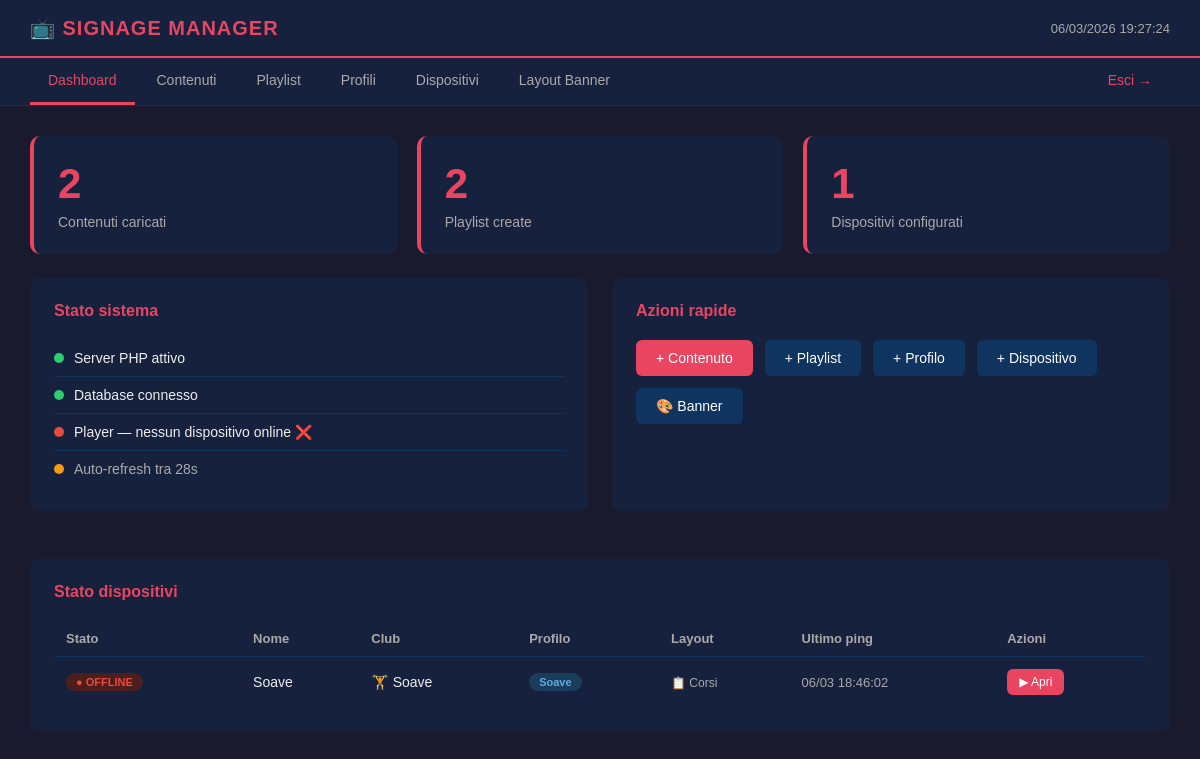
/ (signed in), run on an earlier commit of the app's database.
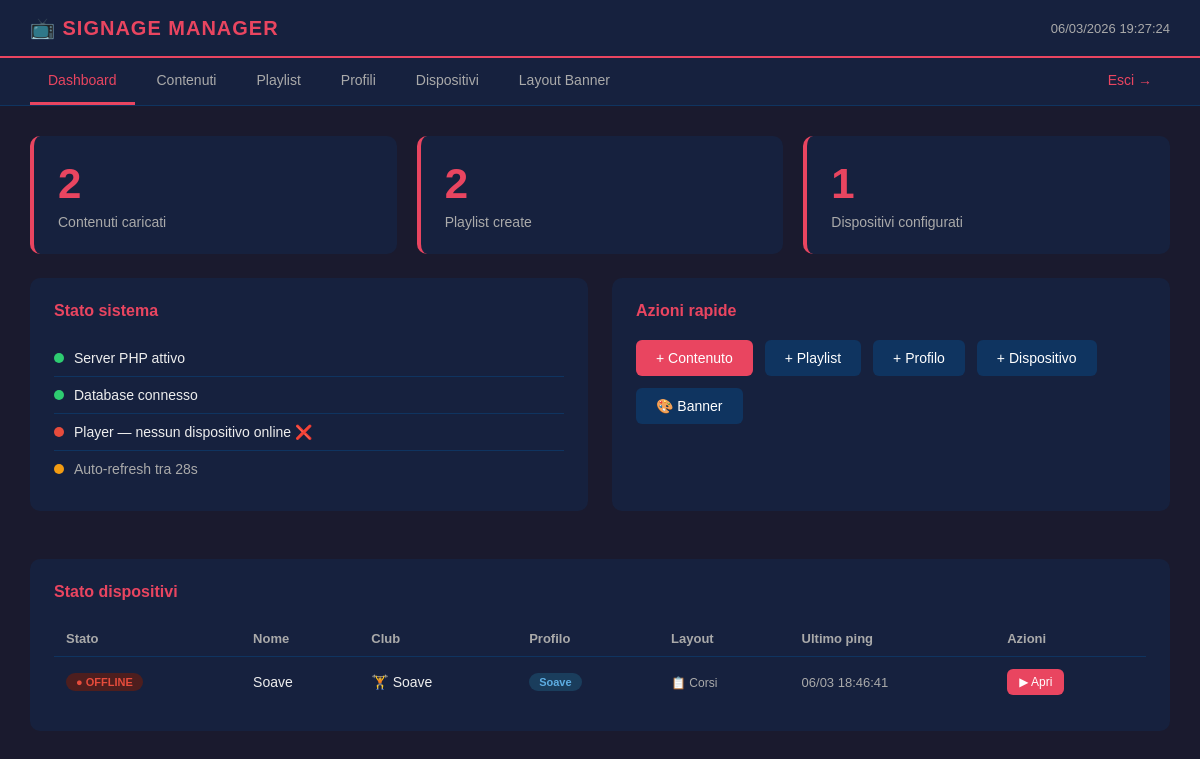
And on a later commit of the database.
### tables this page shows
CREATE TABLE dispositivi (
    id INTEGER PRIMARY KEY AUTOINCREMENT,
    nome TEXT NOT NULL,
    club TEXT NOT NULL,
    token TEXT UNIQUE NOT NULL,
    profilo_id INTEGER,
    stato TEXT DEFAULT 'offline',
    ultimo_ping DATETIME,
    creato_il DATETIME DEFAULT CURRENT_TIMESTAMP, layout TEXT DEFAULT 'standard',
    FOREIGN KEY(profilo_id) REFERENCES profili(id) ON DELETE SET NULL
);

CREATE TABLE profili (
    id INTEGER PRIMARY KEY AUTOINCREMENT,
    nome TEXT NOT NULL,
    banner_attivo INTEGER DEFAULT 1,
    creato_il DATETIME DEFAULT CURRENT_TIMESTAMP
);

### index.php (the view, shortened to what this page needs)
<?php
$db = getDB();
$num_contenuti      = $db->query('SELECT COUNT(*) FROM contenuti')->fetchColumn();
$num_playlist       = $db->query('SELECT COUNT(*) FROM playlist')->fetchColumn();
$totale_dispositivi = $db->query('SELECT COUNT(*) FROM dispositivi')->fetchColumn();
$dispositivi_online = $db->query("
    SELECT COUNT(*) FROM dispositivi
    WHERE stato = 'online'
    AND ultimo_ping > datetime('now', '-2 minutes')
")->fetchColumn();
$dispositivi = $db->query("
    SELECT d.*, p.nome as profilo_nome
    FROM dispositivi d
    LEFT JOIN profili p ON p.id = d.profilo_id
    ORDER BY d.club
")->fetchAll(PDO::FETCH_ASSOC);
require_once 'includes/header.php';
?>
<div class="container">
    <div class="cards">
        <div class="card">
            <div class="numero"><?php echo $num_contenuti; ?></div>
            <div class="label">Contenuti caricati</div>
        </div>
        <div class="card">
            <div class="numero"><?php echo $num_playlist; ?></div>
            <div class="label">Playlist create</div>
        </div>
        <div class="card">
            <div class="numero"><?php echo $totale_dispositivi; ?></div>
            <div class="label">Dispositivi configurati</div>
        </div>
    </div>
    <div class="grid-top">
        <div class="box">
            <h2>Stato sistema</h2>
            <div class="status-row">
                <div class="dot"></div>
                <span>Server PHP attivo</span>
            </div>
            <div class="status-row">
                <div class="dot"></div>
                <span>Database connesso</span>
            </div>
            <div class="status-row">
                <div class="dot <?php echo $dispositivi_online > 0 ? '' : 'off'; ?>"></div>
                <span>
                    Player —
                    <?php if ($totale_dispositivi == 0): ?>
                        nessun dispositivo configurato
                    <?php elseif ($dispositivi_online > 0): ?>
                        <?php echo $dispositivi_online; ?>/<?php echo $totale_dispositivi; ?> dispositivi online ✅
                    <?php else: ?>
                        nessun dispositivo online ❌
                    <?php endif; ?>
                </span>
            </div>
            <div class="status-row">
                <div class="dot warning"></div>
                <span style="color:#aaa;">Auto-refresh tra <span id="countdown">30</span>s</span>
            </div>
        </div>
        <div class="box">
            <h2>Azioni rapide</h2>
            <div class="azioni-rapide">
                <a href="/contenuti.php" class="btn">+ Contenuto</a>
                <a href="/playlist.php" class="btn btn-secondary">+ Playlist</a>
                <a href="/profili.php" class="btn btn-secondary">+ Profilo</a>
                <a href="/dispositivi.php" class="btn btn-secondary">+ Dispositivo</a>
                <a href="/layout.php" class="btn btn-secondary">🎨 Banner</a>
            </div>
        </div>
    </div>
    <div class="box">
        <h2>Stato dispositivi</h2>
        <?php if (empty($dispositivi)): ?>
            <div class="vuoto">Nessun dispositivo ancora. <a href="/dispositivi.php" style="color:#e94560;">Aggiungine uno</a></div>
        <?php else: ?>
        <table>
            <tr>
                <th>Stato</th>
                <th>Nome</th>
                <th>Club</th>
                <th>Profilo</th>
                <th>Layout</th>
                <th>Ultimo ping</th>
                <th>Azioni</th>
            </tr>
            <?php foreach ($dispositivi as $d):
                $online = $d['stato'] === 'online' &&
                          $d['ultimo_ping'] &&
                          strtotime($d['ultimo_ping']) > strtotime('-2 minutes');
                $layout_url = ($d['layout'] ?? 'standard') === 'corsi' ? '/player/corsi.php' : '/player/';
            ?>
            <tr>
                <td><span class="badge <?php echo $online ? 'badge-online' : 'badge-offline'; ?>">
                    <?php echo $online ? '● ONLINE' : '● OFFLINE'; ?>
                </span></td>
                <td><?php echo htmlspecialchars($d['nome']); ?></td>
                <td>🏋️ <?php echo htmlspecialchars($d['club']); ?></td>
                <td>
                    <?php if ($d['profilo_nome']): ?>
                        <span class="badge badge-profilo"><?php echo htmlspecialchars($d['profilo_nome']); ?></span>
                    <?php else: ?>
                        <span style="color:#555;">Nessuno</span>
                    <?php endif; ?>
                </td>
                <td>
                    <span style="font-size:12px; color:#aaa;">
                        <?php echo ($d['layout'] ?? 'standard') === 'corsi' ? '📋 Corsi' : '📺 Standard'; ?>
                    </span>
                </td>
                <td style="color:#aaa; font-size:13px;">
                    <?php echo $d['ultimo_ping'] ? date('d/m H:i:s', strtotime($d['ultimo_ping'])) : '—'; ?>
                </td>
                <td>
                    <a href="<?php echo $layout_url; ?>?token=<?php echo $d['token']; ?>"
                       target="_blank" class="btn btn-sm">▶ Apri</a>
                </td>
            </tr>
            <?php endforeach; ?>
        </table>
        <?php endif; ?>
    </div>
</div>
<?php require_once 'includes/footer.php'; ?>

### includes/header.php (shortened to what this page needs)
<!DOCTYPE html>
<html lang="it">
<head>
    <link rel="stylesheet" href="/assets/css/main.css">
</head>
<body>
<?php
require_once __DIR__ . '/topbar.php';
require_once __DIR__ . '/nav.php';
?>

### includes/topbar.php
<div class="topbar">
    <h1>📺 SIGNAGE MANAGER</h1>
    <span><?php echo date('d/m/Y H:i:s'); ?></span>
</div>

### includes/nav.php
<?php
$pagina_corrente = basename($_SERVER['PHP_SELF']);
?>
<nav class="nav">
    <a href="/index.php" <?php echo $pagina_corrente === 'index.php' ? 'class="active"' : ''; ?>>Dashboard</a>
    <a href="/contenuti.php" <?php echo $pagina_corrente === 'contenuti.php' ? 'class="active"' : ''; ?>>Contenuti</a>
    <a href="/playlist.php" <?php echo $pagina_corrente === 'playlist.php' ? 'class="active"' : ''; ?>>Playlist</a>
    <a href="/profili.php" <?php echo $pagina_corrente === 'profili.php' ? 'class="active"' : ''; ?>>Profili</a>
    <a href="/dispositivi.php" <?php echo $pagina_corrente === 'dispositivi.php' ? 'class="active"' : ''; ?>>Dispositivi</a>
    <a href="/layout.php" <?php echo $pagina_corrente === 'layout.php' ? 'class="active"' : ''; ?>>Layout Banner</a>
    <a href="/logout.php" style="margin-left:auto; color:#e94560;">Esci →</a>
</nav>

### assets/css/main.css (style rules this page uses)
* { margin: 0; padding: 0; box-sizing: border-box; }
body { font-family: Arial, sans-serif; background: #1a1a2e; color: #eee; }
.topbar { background: #16213e; padding: 16px 30px; display: flex; align-items: center; justify-content: space-between; border-bottom: 2px solid #e94560; }
.topbar h1 { font-size: 20px; color: #e94560; letter-spacing: 1px; }
.topbar span { font-size: 13px; color: #aaa; }
.nav { background: #16213e; padding: 0 30px; display: flex; gap: 4px; border-bottom: 1px solid #0f3460; }
.nav a { color: #aaa; text-decoration: none; padding: 14px 18px; font-size: 14px; border-bottom: 3px solid transparent; transition: all 0.2s; }
.nav a:hover, .nav a.active { color: #e94560; border-bottom-color: #e94560; }
.container { padding: 30px; }
.box { background: #16213e; border-radius: 10px; padding: 24px; margin-bottom: 24px; }
.box h2 { font-size: 16px; color: #e94560; margin-bottom: 20px; }
.btn { display: inline-block; padding: 10px 20px; background: #e94560; color: white; border-radius: 6px; font-size: 14px; border: none; cursor: pointer; text-decoration: none; }
.btn-sm { padding: 6px 12px; font-size: 12px; }
.btn-secondary { background: #0f3460; }
.badge { display: inline-block; padding: 3px 10px; border-radius: 20px; font-size: 11px; font-weight: bold; }
.badge-offline { background: #4d1e1e; color: #e74c3c; }
.badge-profilo { background: #1a3d5c; color: #5dade2; }
table { width: 100%; border-collapse: collapse; }
th { text-align: left; padding: 10px 12px; font-size: 13px; color: #aaa; border-bottom: 1px solid #0f3460; }
td { padding: 12px; font-size: 14px; border-bottom: 1px solid #0f3460; vertical-align: middle; }
tr:last-child td { border-bottom: none; }
.dot { width: 10px; height: 10px; border-radius: 50%; background: #2ecc71; flex-shrink: 0; }
.dot.off { background: #e74c3c; }
.dot.warning { background: #f39c12; }

### index.php (style rules this page uses)
.grid-top { display: grid; grid-template-columns: 1fr 1fr; gap: 24px; margin-bottom: 24px; }
.cards { display: grid; grid-template-columns: repeat(3, 1fr); gap: 20px; margin-bottom: 24px; }
.card { background: #16213e; border-radius: 10px; padding: 24px; border-left: 4px solid #e94560; }
.card .numero { font-size: 42px; font-weight: bold; color: #e94560; }
.card .label { font-size: 14px; color: #aaa; margin-top: 6px; }
.status-row { display: flex; align-items: center; gap: 10px; padding: 10px 0; border-bottom: 1px solid #0f3460; font-size: 14px; }
.status-row:last-child { border-bottom: none; }
.azioni-rapide { display: flex; gap: 12px; flex-wrap: wrap; }

What changed in the data, as far as the page shows it:
changed dispositivi "Soave": ultimo_ping "06/03 18:46:02" → "06/03 18:46:41"
